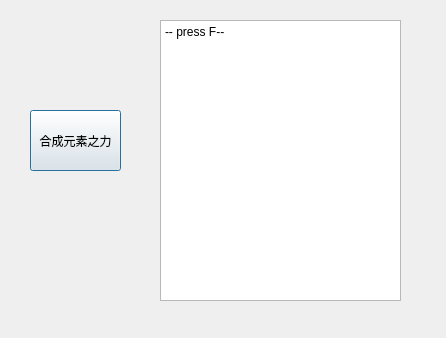
<?xml version="1.0" encoding="UTF-8"?>
<ui version="4.0">
 <class>DialogPrincess</class>
 <widget class="QDialog" name="DialogPrincess">
  <property name="geometry">
   <rect>
    <x>0</x>
    <y>0</y>
    <width>446</width>
    <height>338</height>
   </rect>
  </property>
  <property name="windowTitle">
   <string>Dialog</string>
  </property>
  <widget class="QPlainTextEdit" name="talkWithPri">
   <property name="geometry">
    <rect>
     <x>160</x>
     <y>20</y>
     <width>241</width>
     <height>281</height>
    </rect>
   </property>
   <property name="whatsThis">
    <string/>
   </property>
   <property name="plainText">
    <string>-- press F--</string>
   </property>
  </widget>
  <widget class="QPushButton" name="pushButton">
   <property name="geometry">
    <rect>
     <x>30</x>
     <y>110</y>
     <width>91</width>
     <height>61</height>
    </rect>
   </property>
   <property name="text">
    <string>合成元素之力</string>
   </property>
  </widget>
 </widget>
 <resources/>
 <connections/>
</ui>
